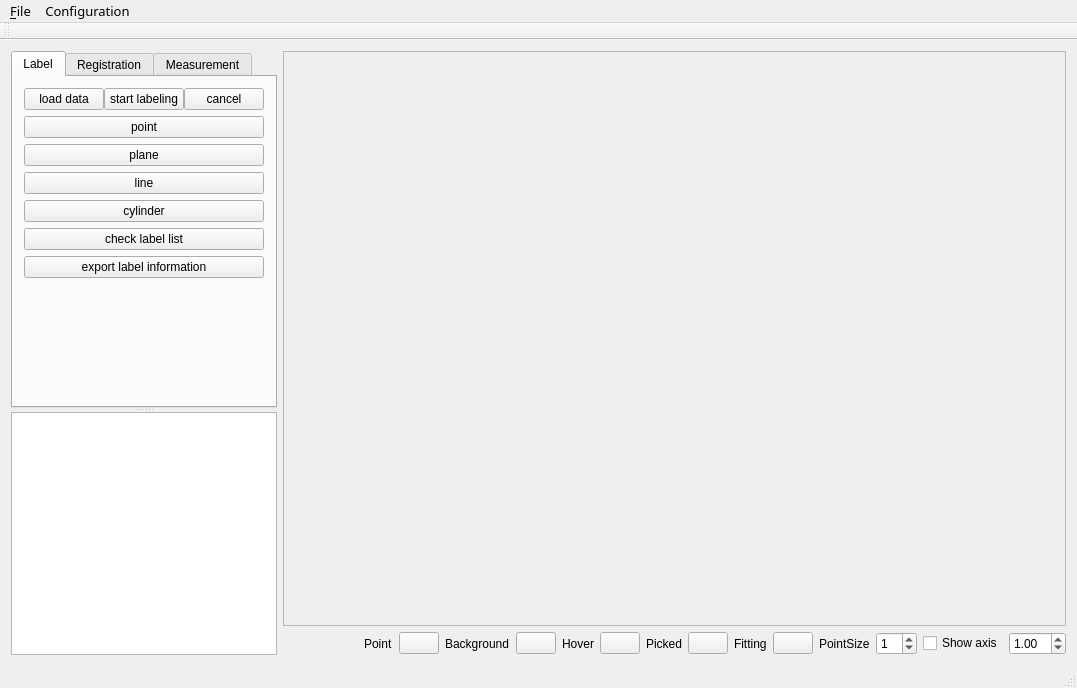
<?xml version="1.0" encoding="UTF-8"?>
<ui version="4.0">
 <class>MainWindow</class>
 <widget class="QMainWindow" name="MainWindow">
  <property name="geometry">
   <rect>
    <x>0</x>
    <y>0</y>
    <width>1077</width>
    <height>688</height>
   </rect>
  </property>
  <property name="windowTitle">
   <string>MainWindow</string>
  </property>
  <widget class="QWidget" name="centralWidget">
   <layout class="QGridLayout" name="gridLayout_4">
    <item row="0" column="1">
     <layout class="QVBoxLayout" name="verticalLayout">
      <item>
       <widget class="QFrame" name="frame">
        <property name="enabled">
         <bool>true</bool>
        </property>
        <property name="sizePolicy">
         <sizepolicy hsizetype="Expanding" vsizetype="Expanding">
          <horstretch>0</horstretch>
          <verstretch>0</verstretch>
         </sizepolicy>
        </property>
        <property name="cursor">
         <cursorShape>PointingHandCursor</cursorShape>
        </property>
        <property name="autoFillBackground">
         <bool>false</bool>
        </property>
        <property name="frameShape">
         <enum>QFrame::StyledPanel</enum>
        </property>
        <property name="frameShadow">
         <enum>QFrame::Raised</enum>
        </property>
        <property name="midLineWidth">
         <number>1</number>
        </property>
       </widget>
      </item>
     </layout>
    </item>
    <item row="1" column="1">
     <layout class="QGridLayout" name="gridLayout">
      <item row="0" column="0">
       <layout class="QHBoxLayout" name="horizontalLayout">
        <item>
         <spacer name="horizontalSpacer">
          <property name="orientation">
           <enum>Qt::Horizontal</enum>
          </property>
          <property name="sizeHint" stdset="0">
           <size>
            <width>40</width>
            <height>20</height>
           </size>
          </property>
         </spacer>
        </item>
        <item>
         <widget class="QLabel" name="label_front_color">
          <property name="text">
           <string>Point</string>
          </property>
         </widget>
        </item>
        <item>
         <widget class="QPushButton" name="pushButton_front_color">
          <property name="text">
           <string/>
          </property>
         </widget>
        </item>
        <item>
         <widget class="QLabel" name="label_back_color">
          <property name="text">
           <string>Background</string>
          </property>
         </widget>
        </item>
        <item>
         <widget class="QPushButton" name="pushButton_back_color">
          <property name="text">
           <string/>
          </property>
         </widget>
        </item>
        <item>
         <widget class="QLabel" name="label_hover_color">
          <property name="text">
           <string>Hover</string>
          </property>
         </widget>
        </item>
        <item>
         <widget class="QPushButton" name="pushButton_hover_color">
          <property name="text">
           <string/>
          </property>
         </widget>
        </item>
        <item>
         <widget class="QLabel" name="label_picked_color">
          <property name="text">
           <string>Picked</string>
          </property>
         </widget>
        </item>
        <item>
         <widget class="QPushButton" name="pushButton_picked_color">
          <property name="text">
           <string/>
          </property>
         </widget>
        </item>
        <item>
         <widget class="QLabel" name="label_fitting_color">
          <property name="text">
           <string>Fitting</string>
          </property>
         </widget>
        </item>
        <item>
         <widget class="QPushButton" name="pushButton_fitting_color">
          <property name="text">
           <string/>
          </property>
         </widget>
        </item>
        <item>
         <widget class="QLabel" name="label">
          <property name="text">
           <string>PointSize</string>
          </property>
         </widget>
        </item>
        <item>
         <widget class="QSpinBox" name="spinBox_point_size">
          <property name="value">
           <number>1</number>
          </property>
         </widget>
        </item>
        <item>
         <widget class="QCheckBox" name="checkBox_show_axis">
          <property name="text">
           <string>Show axis</string>
          </property>
         </widget>
        </item>
        <item>
         <widget class="QDoubleSpinBox" name="doubleSpinBox_show_axis">
          <property name="value">
           <double>1.000000000000000</double>
          </property>
         </widget>
        </item>
       </layout>
      </item>
     </layout>
    </item>
    <item row="0" column="0" rowspan="2">
     <layout class="QVBoxLayout" name="verticalLayout_3" stretch="0">
      <item>
       <widget class="QSplitter" name="splitter">
        <property name="orientation">
         <enum>Qt::Vertical</enum>
        </property>
        <widget class="QTabWidget" name="tabWidget">
         <property name="sizePolicy">
          <sizepolicy hsizetype="Preferred" vsizetype="Preferred">
           <horstretch>0</horstretch>
           <verstretch>0</verstretch>
          </sizepolicy>
         </property>
         <property name="autoFillBackground">
          <bool>true</bool>
         </property>
         <property name="tabPosition">
          <enum>QTabWidget::North</enum>
         </property>
         <property name="tabShape">
          <enum>QTabWidget::Rounded</enum>
         </property>
         <property name="currentIndex">
          <number>0</number>
         </property>
         <property name="movable">
          <bool>true</bool>
         </property>
         <widget class="QWidget" name="tab">
          <attribute name="title">
           <string>Label</string>
          </attribute>
          <layout class="QGridLayout" name="gridLayout_2">
           <item row="1" column="0">
            <spacer name="verticalSpacer">
             <property name="orientation">
              <enum>Qt::Vertical</enum>
             </property>
             <property name="sizeHint" stdset="0">
              <size>
               <width>20</width>
               <height>40</height>
              </size>
             </property>
            </spacer>
           </item>
           <item row="0" column="0">
            <layout class="QVBoxLayout" name="verticalLayout_2">
             <property name="spacing">
              <number>6</number>
             </property>
             <property name="sizeConstraint">
              <enum>QLayout::SetDefaultConstraint</enum>
             </property>
             <property name="leftMargin">
              <number>0</number>
             </property>
             <property name="rightMargin">
              <number>0</number>
             </property>
             <property name="bottomMargin">
              <number>0</number>
             </property>
             <item>
              <layout class="QHBoxLayout" name="horizontalLayout_5">
               <property name="spacing">
                <number>0</number>
               </property>
               <item>
                <widget class="QPushButton" name="pushButton_load_data">
                 <property name="text">
                  <string>load data</string>
                 </property>
                </widget>
               </item>
               <item>
                <widget class="QPushButton" name="btn_start_labeling">
                 <property name="text">
                  <string>start labeling</string>
                 </property>
                </widget>
               </item>
               <item>
                <widget class="QPushButton" name="btn_cancel_labeling">
                 <property name="text">
                  <string>cancel</string>
                 </property>
                </widget>
               </item>
              </layout>
             </item>
             <item>
              <widget class="QPushButton" name="btn_point_labeling">
               <property name="text">
                <string>point</string>
               </property>
              </widget>
             </item>
             <item>
              <widget class="QPushButton" name="btn_plane_labeling">
               <property name="text">
                <string>plane</string>
               </property>
              </widget>
             </item>
             <item>
              <widget class="QPushButton" name="btn_line_labeling">
               <property name="text">
                <string>line</string>
               </property>
              </widget>
             </item>
             <item>
              <widget class="QPushButton" name="btn_cylinder_labeling">
               <property name="text">
                <string>cylinder</string>
               </property>
              </widget>
             </item>
             <item>
              <widget class="QPushButton" name="pushButton_check_list">
               <property name="text">
                <string>check label list</string>
               </property>
              </widget>
             </item>
             <item>
              <widget class="QPushButton" name="btn_export_label_infor">
               <property name="text">
                <string>export label information</string>
               </property>
              </widget>
             </item>
            </layout>
           </item>
          </layout>
         </widget>
         <widget class="QWidget" name="tab_2">
          <attribute name="title">
           <string>Registration</string>
          </attribute>
          <layout class="QGridLayout" name="gridLayout_3">
           <item row="0" column="0">
            <layout class="QVBoxLayout" name="verticalLayout_4">
             <item>
              <widget class="QPushButton" name="btn_coarse_registration">
               <property name="text">
                <string>Coarse Registration</string>
               </property>
               <property name="default">
                <bool>false</bool>
               </property>
              </widget>
             </item>
             <item>
              <widget class="QPushButton" name="btn_fine_registration">
               <property name="text">
                <string>Fine Registration</string>
               </property>
              </widget>
             </item>
             <item>
              <widget class="QPushButton" name="btn_visualization">
               <property name="text">
                <string>Visualization of Registration</string>
               </property>
              </widget>
             </item>
             <item>
              <spacer name="verticalSpacer_2">
               <property name="orientation">
                <enum>Qt::Vertical</enum>
               </property>
               <property name="sizeHint" stdset="0">
                <size>
                 <width>20</width>
                 <height>40</height>
                </size>
               </property>
              </spacer>
             </item>
            </layout>
           </item>
          </layout>
         </widget>
         <widget class="QWidget" name="tab_3">
          <attribute name="title">
           <string>Measurement</string>
          </attribute>
         </widget>
        </widget>
        <widget class="QTextEdit" name="textEdit">
         <property name="enabled">
          <bool>true</bool>
         </property>
         <property name="sizePolicy">
          <sizepolicy hsizetype="Expanding" vsizetype="Expanding">
           <horstretch>0</horstretch>
           <verstretch>0</verstretch>
          </sizepolicy>
         </property>
        </widget>
       </widget>
      </item>
     </layout>
    </item>
   </layout>
  </widget>
  <widget class="QMenuBar" name="menuBar">
   <property name="geometry">
    <rect>
     <x>0</x>
     <y>0</y>
     <width>1077</width>
     <height>19</height>
    </rect>
   </property>
   <property name="font">
    <font>
     <family>Sans Serif</family>
     <pointsize>10</pointsize>
    </font>
   </property>
   <widget class="QMenu" name="menuFile">
    <property name="font">
     <font>
      <family>Adobe Courier</family>
      <pointsize>10</pointsize>
     </font>
    </property>
    <property name="title">
     <string>&amp;File</string>
    </property>
    <addaction name="actionOpen"/>
    <addaction name="actionClean"/>
    <addaction name="actionSettings"/>
    <addaction name="separator"/>
    <addaction name="actionQuit"/>
   </widget>
   <widget class="QMenu" name="menu123">
    <property name="title">
     <string>Configuration</string>
    </property>
   </widget>
   <addaction name="menuFile"/>
   <addaction name="menu123"/>
  </widget>
  <widget class="QToolBar" name="mainToolBar">
   <attribute name="toolBarArea">
    <enum>TopToolBarArea</enum>
   </attribute>
   <attribute name="toolBarBreak">
    <bool>false</bool>
   </attribute>
  </widget>
  <widget class="QStatusBar" name="statusBar"/>
  <action name="actionOpen">
   <property name="text">
    <string>&amp;Open</string>
   </property>
   <property name="font">
    <font>
     <family>Sans Serif</family>
     <pointsize>10</pointsize>
    </font>
   </property>
   <property name="shortcut">
    <string>F3</string>
   </property>
  </action>
  <action name="actionQuit">
   <property name="text">
    <string>&amp;Quit</string>
   </property>
   <property name="font">
    <font>
     <family>Sans Serif</family>
     <pointsize>10</pointsize>
    </font>
   </property>
   <property name="shortcut">
    <string>Ctrl+Q</string>
   </property>
  </action>
  <action name="actionClean">
   <property name="text">
    <string>&amp;Clean scene</string>
   </property>
   <property name="font">
    <font>
     <family>Sans Serif</family>
     <pointsize>10</pointsize>
    </font>
   </property>
   <property name="shortcut">
    <string>Del</string>
   </property>
  </action>
  <action name="actionExport_labeled_info">
   <property name="text">
    <string>Export labeled info</string>
   </property>
  </action>
  <action name="actionSettings">
   <property name="text">
    <string>Settings</string>
   </property>
  </action>
 </widget>
 <layoutdefault spacing="6" margin="11"/>
 <resources/>
 <connections/>
</ui>
